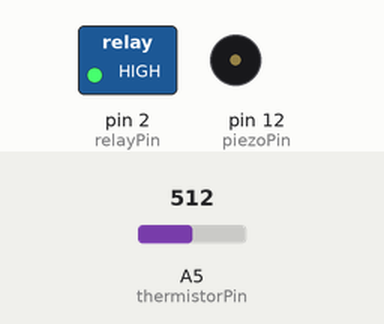
Simulated run of this sketch. Board: Arduino Uno, built with avr-gcc and run on an emulated ATmega328P. Shown: switched loads named in the sketch (green lamp = pin HIGH), buzzer (waves = sounding). The test bench sets the inputs (shaded band); at power-on: A5 (thermistorPin) = 512.

Above: at 1.7 s.
1.8 s: A5 (thermistorPin) set to 305
4.7 s: A5 (thermistorPin) set to 282
At 7.1 s:
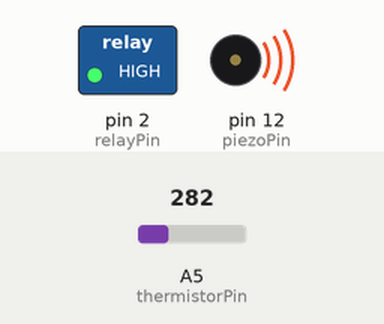
At 9.4 s:
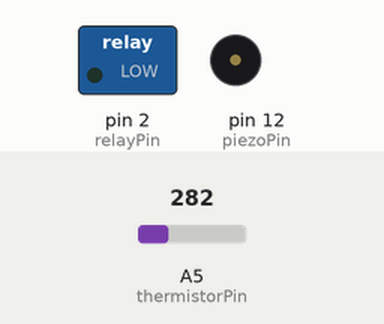
Timing chart, 0 to 10.9 s (numbered marks = the images above; inputs shaded):
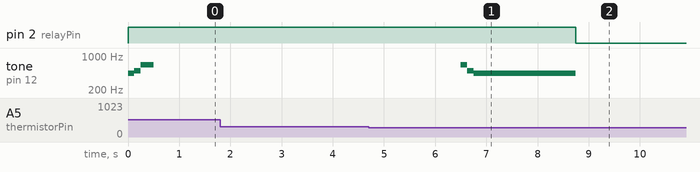

Measured:
- the behaviour switches between 299 and 298 on A5 (thermistorPin) (found by bisection; images 0 and 1)
- after the input at 1.8 s, every drawn part: stays the same

The sketch:

arduino_iacv.ino
```cpp
int piezoPin = 12;                        // piezo speaker pin
int relayPin = 2;                         // relay for solenoid pin
int thermistorPin = A5;                   // thermistor pin
int Vo_1, Vo_2, Vo_3;                     // signal readings
int Vo;                                   // filtered signal
int warm = 370;                           // high bound of Vo for warm engine
int overheating = 150;                    // high bound of Vo for overheating engine
bool jobDone = false;

void setup() {
  pinMode(relayPin, OUTPUT);
  pinMode(piezoPin, OUTPUT);
  pinMode(thermistorPin, INPUT);
  digitalWrite(relayPin, HIGH);
  tone(piezoPin, 440, 125); delay(125);   // startup feedback
  tone(piezoPin, 493, 125); delay(125);
  tone(piezoPin, 659, 250); delay(250);
}

void loop() {
  if (jobDone == true) {
    return;
  }
  Vo_1 = analogRead(thermistorPin);
  delay(1500);
  Vo_2 = analogRead(thermistorPin);
  delay(1500);
  Vo_3 = analogRead(thermistorPin);
  Vo = (Vo_1 + Vo_2 + Vo_3) / 3;           // average 3 readings to filter noise
  if (Vo < overheating) {
    overheatingAlert();
  }
  if (Vo < warm) {
    closeValve();
  }
}

void closeValve() {
  tone(piezoPin, 659, 125); delay(125);    // melody to alert driver of impending valve closure
  tone(piezoPin, 493, 125); delay(125);
  tone(piezoPin, 440, 2000); delay(2000);
  digitalWrite(relayPin, LOW);
  jobDone = true;
}

void overheatingAlert() {
  tone(piezoPin, 440, 20000);              // aleting noise to alert driver engine is overheating
  jobDone = true;
}
```
